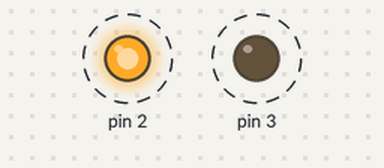
A sketch run on a simulated Arduino Uno, built with avr-gcc and run on an emulated ATmega328P. Parts: output pins drawn as LEDs (lit = HIGH). Dashed ring = blinking.

Above: at 0.2 s.
Timing chart, 0 to 3.0 s (numbered marks = the images above):
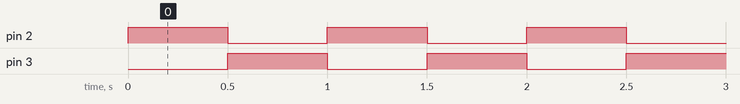

Measured:
- by itself, pin 2, pin 3: alternates HIGH for 0.50 s and LOW for 0.50 s

The sketch:

pratica_3.ino
```cpp
#define T 1000

typedef struct{
  int gpio;
  bool state;
} led_t;

led_t led_red = {2, false};
led_t led_orange = {3, true};

void toggle(led_t * led);
void setup_led(led_t * led);

void setup() {
  led_setup(&led_red);
  led_setup(&led_orange);
}

void loop() {
  led_toggle(&led_red);
  led_toggle(&led_orange);
  delay(T/2);
}

void led_toggle(led_t * led){
  digitalWrite(led->gpio, (led->state = !led->state));
}

void led_setup(led_t * led){
  pinMode(led->gpio, OUTPUT); // configura o pino a ser usado pelo LED
  digitalWrite(led->gpio, led->state); //  aplica o estado inicial ao LED
}
```
